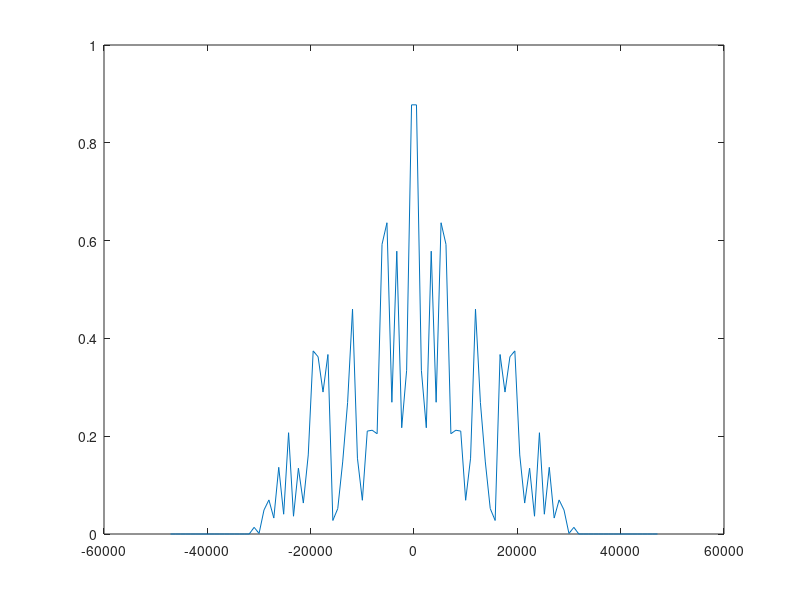
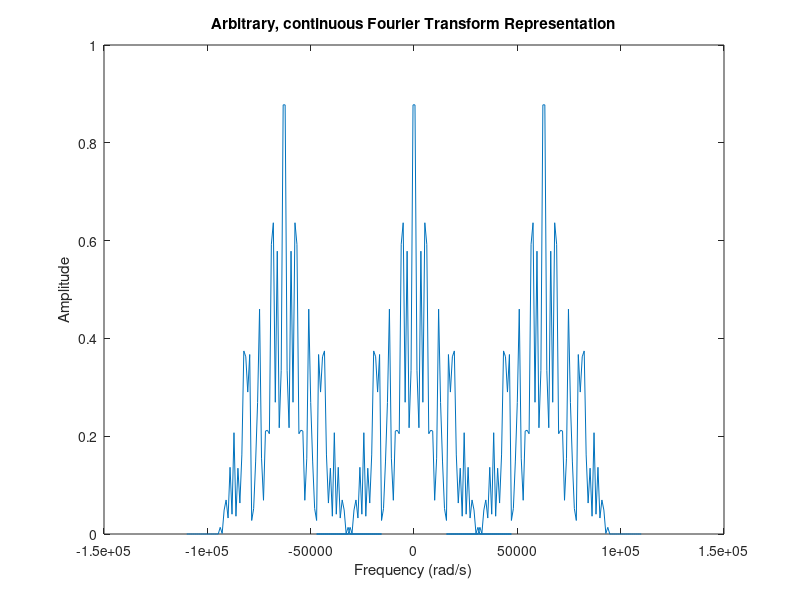
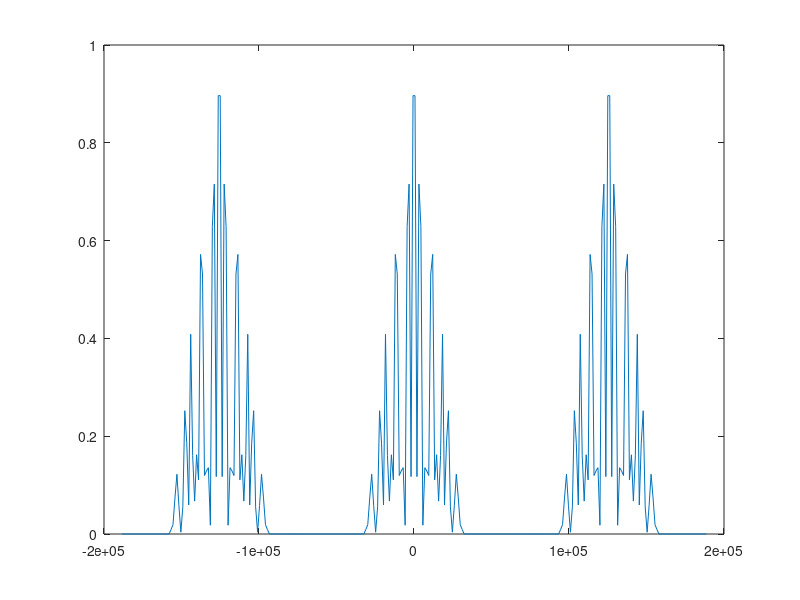
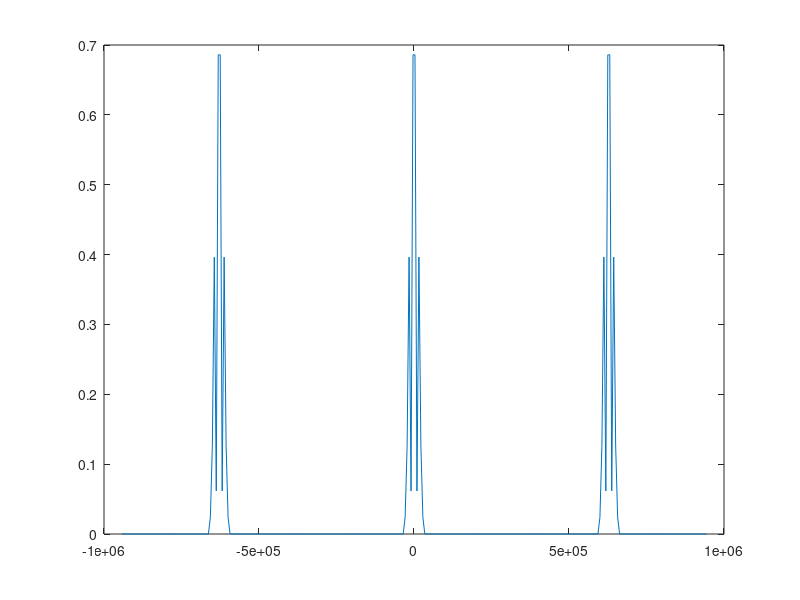

Reproduce these figures in MATLAB, in order.
clc; clear all; close all; 
%% Section 2.1
% Generate a random frequency spectrum that goes to zero
maxOmega = 10E3*pi; 
% Plot intially based on 1.5 to show zeros...
omega = linspace(-1.5.*maxOmega, 1.5*maxOmega); 
rands = abs(rand(1, length(omega))); 
scale = 1 - (abs(omega)./maxOmega).^1; 
Y      = rands.*scale; Y(1:round(end/2)) = flip(Y(round(end/2)+ 1:end)); 

Y(Y<=0) = 0;
plot(omega, Y)
print('prob1','-dpng');
% part a
figure; 
omegaNew = [omega - 2*maxOmega, omega, omega+2*maxOmega];
YNew     = [Y Y Y];
plot(omegaNew, YNew); 
xlabel('Frequency (rad/s)'); ylabel('Amplitude'); title('Arbitrary, continuous Fourier Transform Representation');
print('prob1a','-dpng');
% Part B; 
% Resample at 4x the max frequency
figure;
omega = linspace(-2.*maxOmega, 2*maxOmega); 
rands = abs(rand(1, length(omega))); 
scale = 1 - (abs(omega)./maxOmega).^1; 
Y      = rands.*scale; Y(1:round(end/2)) = flip(Y(round(end/2)+1:end)); 

Y(Y<=0) = 0;
plot([omega- 4*maxOmega, omega, omega+4*maxOmega], [Y , Y, Y])
print('prob1b','-dpng');

%% Part b
figure;
omega = linspace(-10.*maxOmega, 10*maxOmega); 
rands = abs(rand(1, length(omega))); 
scale = 1 - (abs(omega)./maxOmega).^1; 
Y      = rands.*scale; Y(1:round(end/2)) = flip(Y(round(end/2)+1:end)); 

Y(Y<=0) = 0;
plot([omega- 20*maxOmega, omega, omega+20*maxOmega], [Y , Y, Y])
print('prob1c','-dpng');
%% Problem 2
figure; 
w  = linspace(-pi, pi); 
y1 = ones(1,length(w)); 
y2 = abs(cos(3.*w)); 
y3 = abs(1 .* sin(2.*w) ./ (w/2)); 
%y4 = abs(1 .* sin(2.*w) ./ sin(w/2));
hold on;
plot(w, y1); plot(w, y2); plot(w, y3)
legend('a', 'b', 'c', 'd'); 
print('prob2', '-dpng'); 
%% Problem 3

%% Problem 4
figure(6); clf;
x1 = ones(1, 7);
x2 = conv(x1, x1);
stem(x2); figure(7); 
N = 32;
X = fft(x2, N);
plot(abs(fftshift(X)))

plot(abs(X))

w = linspace(-pi, pi); 
y   = (1 .* sin(2.*w) ./ (w/2)); 
phi = atan2(imag(y), real(y));


